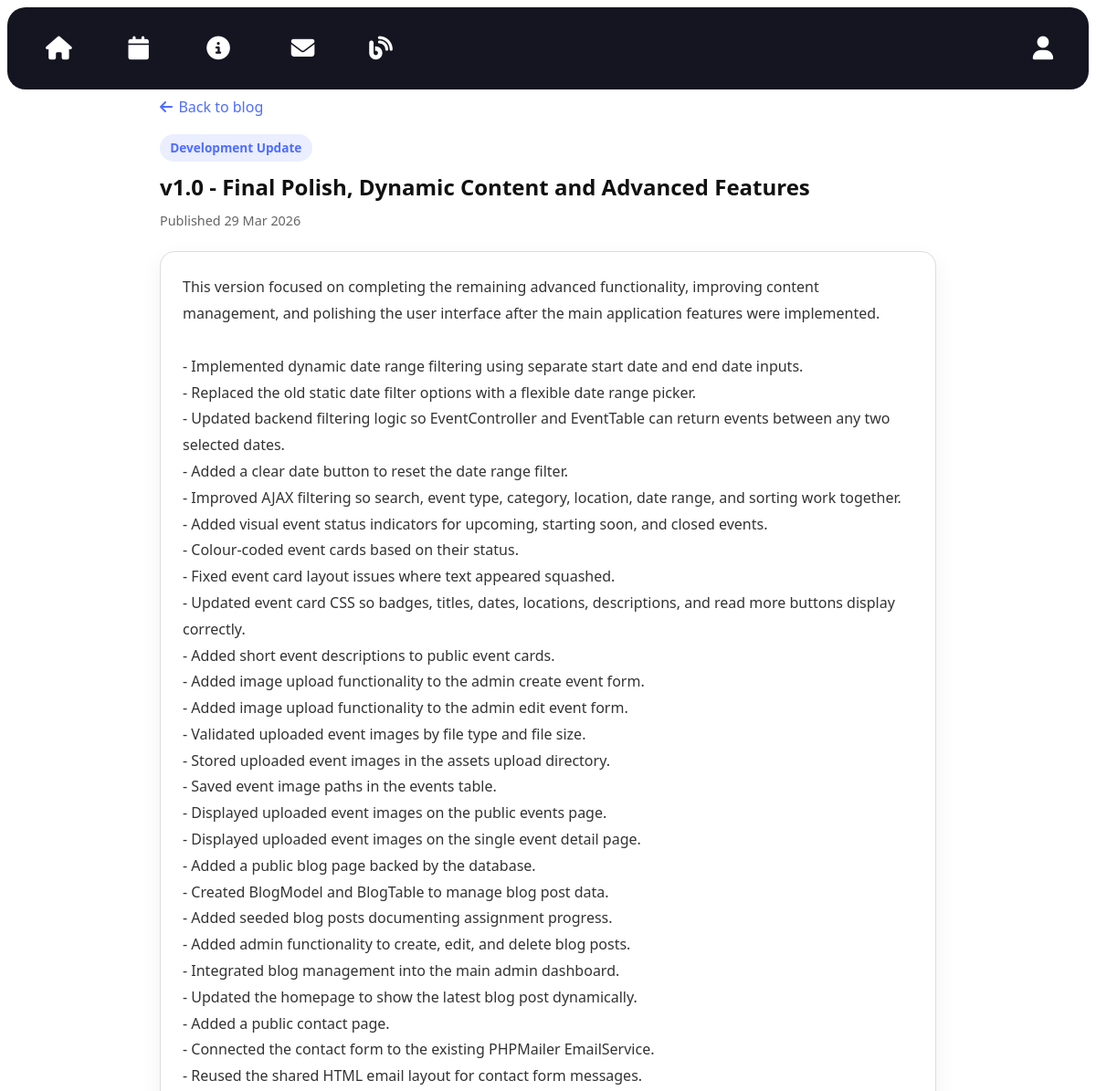
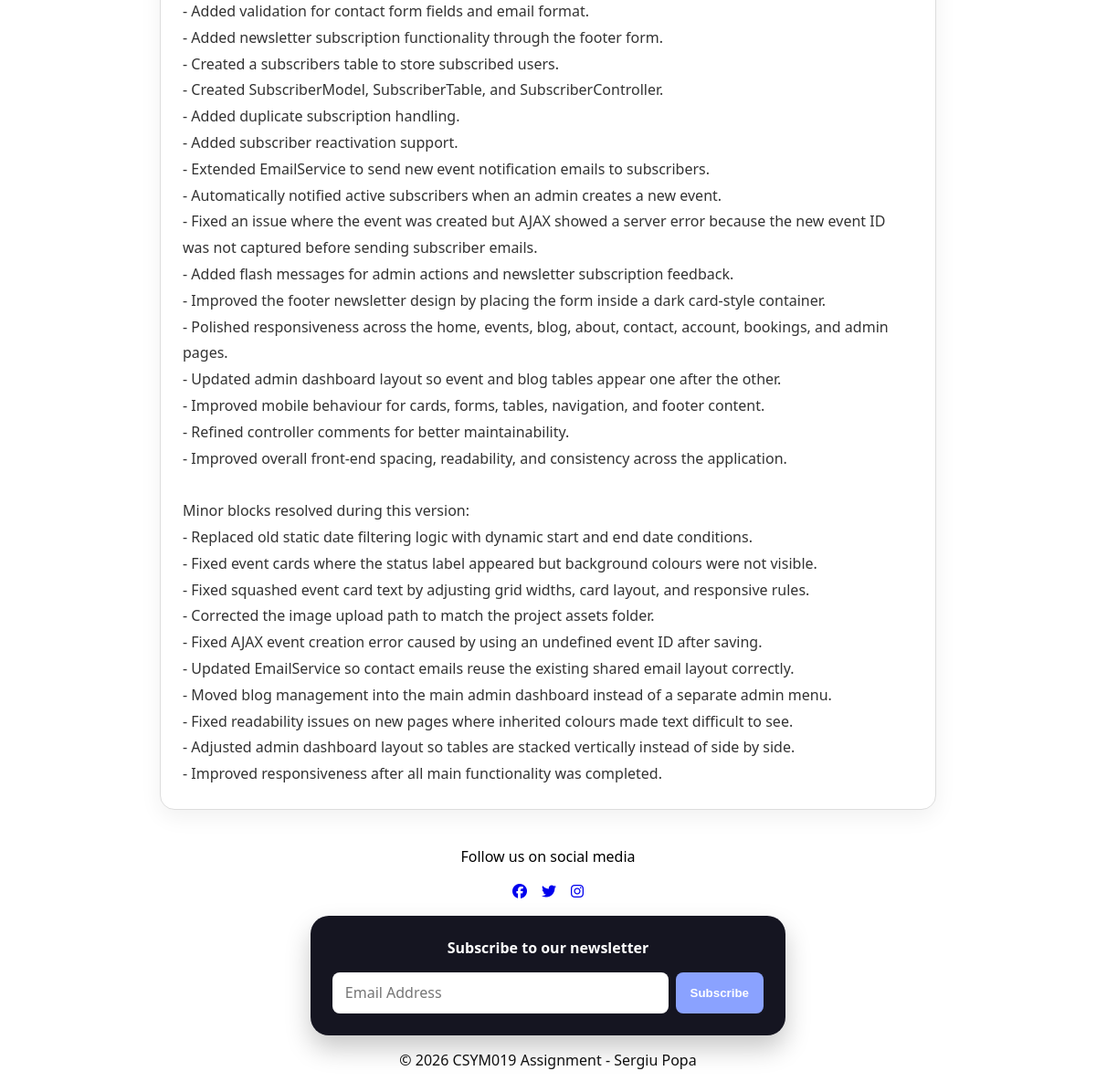
The app's page /blog/show?id=10 with its own data (2 pictures, top to bottom).
### tables this page shows
CREATE TABLE blog_posts (
    postid INT AUTO_INCREMENT PRIMARY KEY,
    title VARCHAR(255) NOT NULL,
    category VARCHAR(100) NOT NULL,
    content TEXT NOT NULL,
    image_path VARCHAR(255) NULL,
    created_at TIMESTAMP DEFAULT CURRENT_TIMESTAMP,
    updated_at TIMESTAMP NULL DEFAULT NULL ON UPDATE CURRENT_TIMESTAMP
);

### src/framework/Application.php (called while the page is built, shortened)
<?php
class Application
{
    private Router $router;
    public function __construct(Router $router)
    {
        $this->router = $router;
    }
    public function run(): void
    {
        $path = parse_url($_SERVER['REQUEST_URI'], PHP_URL_PATH);
        $route = trim($path ?? '', '/');
        $parts = explode('/', $route);
        $controllerName = $parts[0] ?? 'home';
        $action = $parts[1] ?? 'index';
        $params = array_slice($parts, 2);
        $controller = $this->router->getController($controllerName);
        $page = $controller->$action(...$params);
        $variables = $page['variables'] ?? [];
        $content = $this->render(
            __DIR__ . '/../pages/' . $page['template'],
            $variables
        );
        require __DIR__ . '/../pages/layout.html.php';
    }
    private function render(string $file, array $variables = []): string
    {
        extract($variables);
        require $file;
        return ob_get_clean();
    }
}

### src/index.php (called while the page is built, shortened)
<?php
require_once __DIR__ . '/vendor/autoload.php';
require_once __DIR__ . '/autoload.php';
$router = new framework\Router();
$app = new framework\Application($router);
$app->run();

### src/controllers/BlogController.php (called while the page is built, shortened)
<?php
class BlogController
{
    private BlogTable $blogPosts;
    public function __construct()
    {
        $this->blogPosts = new BlogTable();
    }
    public function show(): array
    {
        $id = $_GET['id'] ?? null;
        $post = $this->blogPosts->findById((int) $id);
        return [
            'title' => $post->title,
            'template' => 'blogPost.html.php',
            'styles' => ['blog.css'],
            'variables' => [
                'post' => $post
            ]
        ];
    }
}

### src/autoload.php (called while the page is built, shortened)
<?php
spl_autoload_register(function (string $class) {
    $baseDir = __DIR__ . '/';
    $file = $baseDir . str_replace('\\', '/', $class) . '.php';
});

### src/framework/Database.php (called while the page is built, shortened)
<?php
class Database
{
    private static ?PDO $connection = null;
    public static function getConnection(): PDO
    {
        if (self::$connection === null) {
            $host = 'db';
            $db   = 'csym019_db';
            $user = 'csym019_user';
            $pass = 'csym019_pass';
            try {
                self::$connection = new PDO(
                    "mysql:host=$host;dbname=$db;charset=utf8mb4",
                    $user,
                    $pass
                );
                self::$connection->setAttribute(
                    PDO::ATTR_ERRMODE,
                    PDO::ERRMODE_EXCEPTION
                );
                self::$connection->setAttribute(
                    PDO::ATTR_DEFAULT_FETCH_MODE,
                    PDO::FETCH_ASSOC
                );
            } catch (PDOException $e) {
                die('Database connection failed: ' . $e->getMessage());
            }
        }
        return self::$connection;
    }
}

### src/models/BlogTable.php (called while the page is built, shortened)
<?php
class BlogTable
{
    private DatabaseHelper $table;
    public function __construct()
    {
        $this->table = new DatabaseHelper(
            Database::getConnection(),
            'blog_posts',
            'postid',
            BlogModel::class
        );
    }
    public function findById(int $postid): object|false
    {
        return $this->table->find('postid', $postid);
    }
}

### src/framework/DatabaseHelper.php (called while the page is built, shortened)
<?php
class DatabaseHelper
{
    private PDO $pdo;
    private string $table;
    private string $className;
    public function __construct(
        PDO $pdo,
        string $table,
        string $primaryKey,
        string $className = 'stdClass'
    ) {
        $this->pdo = $pdo;
        $this->table = $table;
        $this->className = $className;
    }
    public function find(string $field, mixed $value): object|false
    {
        $stmt = $this->pdo->prepare(
            "SELECT * FROM {$this->table} WHERE {$field} = :value"
        );
        $stmt->execute([
            'value' => $value
        ]);
        $stmt->setFetchMode(PDO::FETCH_CLASS, $this->className);
        return $stmt->fetch();
    }
}

### src/pages/blogPost.html.php (the view)
<article class="blog-single">
    <a class="blog-back" href="/blog">
        <i class="fa-solid fa-arrow-left"></i> Back to blog
    </a>
    <header class="blog-single-header">
        <span class="blog-label">
            <?= htmlspecialchars($post->category) ?>
        </span>
        <h1>
            <?= htmlspecialchars($post->title) ?>
        </h1>
        <p class="blog-meta">
            Published <?= date('d M Y', strtotime($post->created_at)) ?>
        </p>
    </header>
    <div class="blog-single-content">
        <?= nl2br(htmlspecialchars($post->content)) ?>
    </div>
</article>

### src/styles/global.css (style rules this page uses)
:root { --bg: #ffffff; }
html { overflow-x: hidden; }
body { margin: 0; font-family: system-ui, -apple-system, Segoe UI, Roboto, Arial, sans-serif; background: var(--bg); overflow-x: hidden; }
* { box-sizing: border-box; }

### src/styles/layout.css (style rules this page uses)
:root { --nav-pad: 0.75rem; --nav-gap: 0.75rem; --icon-size: 1.6rem; --logo-height: 2.5rem; }
body { display: grid; grid-template-rows: auto 1fr auto; min-height: 100vh; margin: 0; }

### src/styles/cards.css (style rules this page uses)
:root { --card-panel-color: #151521; --card-text-color: #f4f4f7; --card-secondary-color: #b8b8c6; --card-border-color: rgba(255, 255, 255, 0.1); --card-radius-size: 16px; --card-gap: clamp(12px, 2vw, 20px); --card-pad: clamp(14px, 2vw, 18px); }

### src/styles/blog.css (style rules this page uses)
.blog-label { width: fit-content; border-radius: 999px; padding: 0.35rem 0.7rem; background: rgba(138, 162, 255, 0.18); color: #4f6dff; font-size: 0.85rem; font-weight: 600; }
.blog-meta { margin: 0; color: #666; font-size: 0.9rem; }
.blog-single { max-width: 850px; margin: 0 auto; color: #111; }
.blog-back { display: inline-flex; gap: 0.4rem; align-items: center; margin-bottom: 1.2rem; color: #4f6dff; text-decoration: none; }
.blog-single-header { display: flex; flex-direction: column; gap: 0.7rem; margin-bottom: 1.5rem; }
.blog-single-header h1 { margin: 0; color: #111; }
.blog-single-content { border: 1px solid #ddd; border-radius: 16px; background: #fff; color: #333; padding: 1.5rem; line-height: 1.8; box-shadow: 0 8px 24px rgba(0, 0, 0, 0.06); }

### records on screen
blog_posts: category "Development Update", title "v1.0 - Final Polish, Dynamic Content and Advanced Features", created_at "29 Mar 2026", content "This version focused on completing the remaining advanced functionality, improving content management, and polishing the user interface after the main application features were implemented. - Implemented dynamic date range filtering using separate start date and end date inputs. - Replaced the old static date filter options with a flexible date range picker. - Updated backend filtering logic so EventController and EventTable can return events between any two selected dates. - Added a clear date button to reset the date range filter. - Improved AJAX filtering so search, event type, category, location, date range, and sorting work together. - Added visual event status indicators for upcoming,…"
